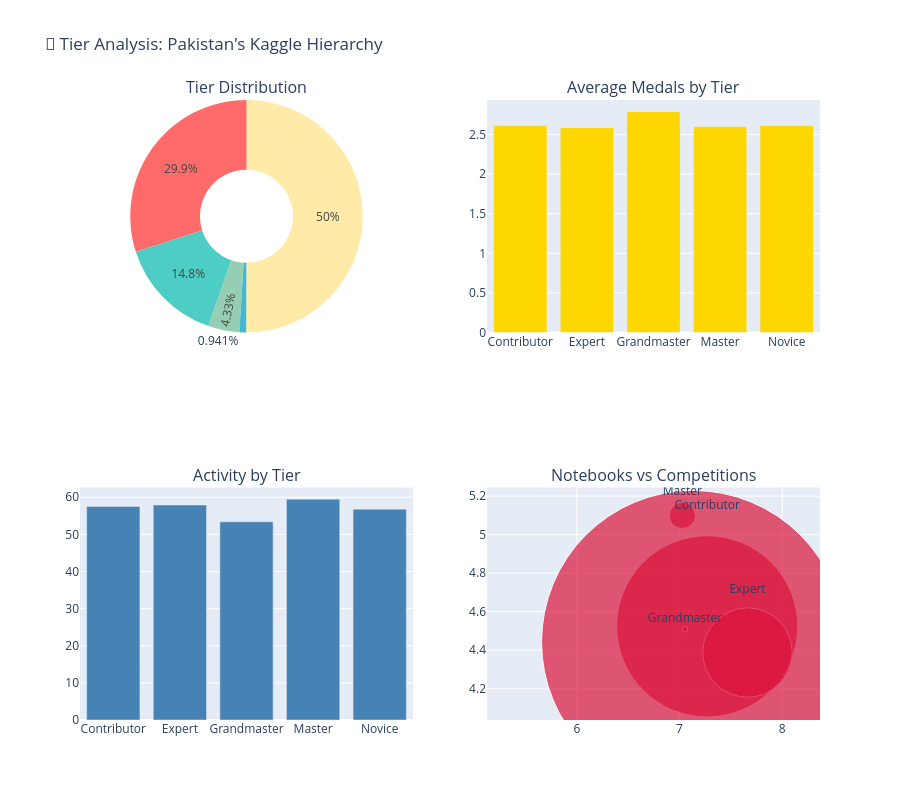

Notebook code for this chart:
### Markdown cell above
---

## 🥇 Tier Distribution & Achievement Analysis

### Code cell
# Analyze tier distribution and achievements
tier_stats = df.groupby('tier').agg({
    'user_id': 'count',
    'total_medals': ['mean', 'sum'],
    'activity_score': 'mean',
    'notebooks': 'mean',
    'competitions': 'mean'
}).reset_index()

tier_stats.columns = ['tier', 'user_count', 'avg_medals', 'total_medals', 
                      'avg_activity', 'avg_notebooks', 'avg_competitions']

# Create visualization
fig = make_subplots(
    rows=2, cols=2,
    specs=[[{"type": "pie"}, {"type": "bar"}],
           [{"type": "bar"}, {"type": "scatter"}]],
    subplot_titles=('Tier Distribution', 'Average Medals by Tier', 
                    'Activity by Tier', 'Notebooks vs Competitions')
)

# Pie chart for tier distribution
fig.add_trace(
    go.Pie(labels=tier_stats['tier'], values=tier_stats['user_count'],
           hole=0.4, marker_colors=['#FF6B6B', '#4ECDC4', '#45B7D1', '#96CEB4', '#FFEAA7']),
    row=1, col=1
)

# Bar chart for medals
fig.add_trace(
    go.Bar(x=tier_stats['tier'], y=tier_stats['avg_medals'],
           marker_color='gold', name='Avg Medals'),
    row=1, col=2
)

# Activity by tier
fig.add_trace(
    go.Bar(x=tier_stats['tier'], y=tier_stats['avg_activity'],
           marker_color='steelblue', name='Activity'),
    row=2, col=1
)

# Scatter: Notebooks vs Competitions
fig.add_trace(
    go.Scatter(x=tier_stats['avg_notebooks'], y=tier_stats['avg_competitions'],
               mode='markers+text', text=tier_stats['tier'],
               marker=dict(size=tier_stats['user_count']/10, color='crimson', opacity=0.7),
               textposition="top center"),
    row=2, col=2
)

fig.update_layout(height=800, showlegend=False,
                  title_text="🥇 Tier Analysis: Pakistan's Kaggle Hierarchy")
fig.show()

# Calculate key metrics
total_gms = len(df[df['tier'] == 'Grandmaster'])
total_masters = len(df[df['tier'] == 'Master'])
print(f"\n🏆 Pakistan's Elite:")
print(f"   • Grandmasters: {total_gms} (Top {(total_gms/len(df)*100):.2f}%)")
print(f"   • Masters: {total_masters}")
print(f"   • Expert+ users: {len(df[df['tier'].isin(['Expert', 'Master', 'Grandmaster'])])}")

### Figure 1 — Plotly figure (JSON) as saved in the notebook; plotly's stock layout.template omitted (floating-point values rounded to 4 significant figures)
{"data": [{"domain": {"x": [0, 0.45], "y": [0.625, 1]}, "hole": 0.4, "labels": ["Contributor", "Expert", "Grandmaster", "Master", "Novice"], "marker": {"colors": ["#FF6B6B", "#4ECDC4", "#45B7D1", "#96CEB4", "#FFEAA7"]}, "type": "pie", "values": [1813, 894, 57, 262, 3031]}, {"marker": {"color": "gold"}, "name": "Avg Medals", "type": "bar", "x": ["Contributor", "Expert", "Grandmaster", "Master", "Novice"], "xaxis": "x", "y": [2.613, 2.587, 2.789, 2.599, 2.613], "yaxis": "y"}, {"marker": {"color": "steelblue"}, "name": "Activity", "type": "bar", "x": ["Contributor", "Expert", "Grandmaster", "Master", "Novice"], "xaxis": "x2", "y": [57.51, 57.91, 53.39, 59.5, 56.81], "yaxis": "y2"}, {"marker": {"color": "crimson", "opacity": 0.7, "size": [181.3, 89.4, 5.7, 26.2, 303.1]}, "mode": "markers+text", "text": ["Contributor", "Expert", "Grandmaster", "Master", "Novice"], "textposition": "top center", "type": "scatter", "x": [7.269, 7.661, 7.053, 7.027, 7.132], "xaxis": "x3", "y": [4.524, 4.388, 4.509, 5.099, 4.443], "yaxis": "y3"}], "layout": {"annotations": [{"font": {"size": 16}, "showarrow": false, "text": "Tier Distribution", "x": 0.225, "xanchor": "center", "xref": "paper", "y": 1, "yanchor": "bottom", "yref": "paper"}, {"font": {"size": 16}, "showarrow": false, "text": "Average Medals by Tier", "x": 0.775, "xanchor": "center", "xref": "paper", "y": 1, "yanchor": "bottom", "yref": "paper"}, {"font": {"size": 16}, "showarrow": false, "text": "Activity by Tier", "x": 0.225, "xanchor": "center", "xref": "paper", "y": 0.375, "yanchor": "bottom", "yref": "paper"}, {"font": {"size": 16}, "showarrow": false, "text": "Notebooks vs Competitions", "x": 0.775, "xanchor": "center", "xref": "paper", "y": 0.375, "yanchor": "bottom", "yref": "paper"}], "height": 800, "showlegend": false, "title": {"text": "🥇 Tier Analysis: Pakistan's Kaggle Hierarchy"}, "xaxis": {"anchor": "y", "domain": [0.55, 1]}, "xaxis2": {"anchor": "y2", "domain": [0, 0.45]}, "xaxis3": {"anchor": "y3", "domain": [0.55, 1]}, "yaxis": {"anchor": "x", "domain": [0.625, 1]}, "yaxis2": {"anchor": "x2", "domain": [0, 0.375]}, "yaxis3": {"anchor": "x3", "domain": [0, 0.375]}}}
